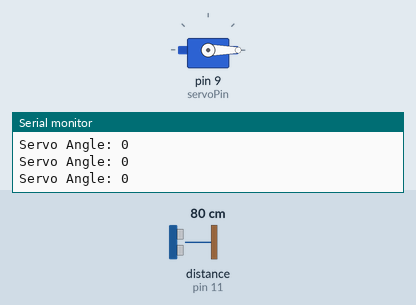
The sketch below on a simulated Arduino Uno, built with avr-gcc and run on an emulated ATmega328P. On the bench: servo, the last lines printed to the serial monitor. Inputs (shaded band) come from the test bench; at power-on: distance to the obstacle (sensor on pin 11) 80 cm. The echo pulse lasts 58.3 µs per cm.

Above: at 1.2 s.
1.3 s: distance to the obstacle (sensor on pin 11) set to 11 cm
4.3 s: distance to the obstacle (sensor on pin 11) set to 8 cm
At 6.1 s:
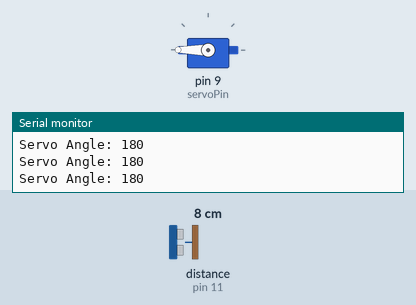
6.4 s: distance to the obstacle (sensor on pin 11) set to 18 cm
At 6.58 s:
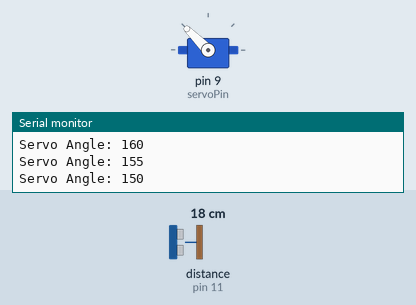
Timing chart, 0 to 9.4 s (numbered marks = the images above; inputs shaded):
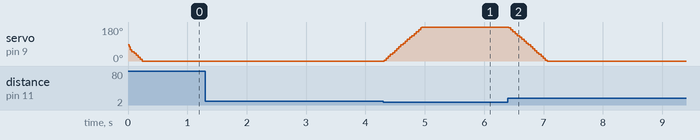

The sketch:

ultrasonicWithMotor.ino
```cpp
#include <Servo.h>
#include <NewPing.h>

#define maxDist 400

const int trigPin = 12;
const int echoPin = 11;
const int servoPin = 9;
const int thresh = 10;
int angle = 90;

NewPing sonar(trigPin, echoPin, maxDist);
Servo s;

void setup() {
  Serial.begin(9600);
  s.attach(servoPin);
  s.write(angle);
}

void loop() {
  int dist = sonar.ping_cm();
  if (dist > 0 && dist < thresh) {
    if (angle != 180) {
      angle += 5;
    }
  } else {
    if (angle != 0) {
      angle -= 5;
    }
  }
  s.write(angle);
  Serial.print("Servo Angle: ");
  Serial.println(angle);
}
```

Measured:
- the behaviour switches between 10 and 9 cm on distance to the obstacle (sensor on pin 11) (found by bisection; images 0 and 1)
- after the input at 4.3 s, servo on pin 9 (servoPin): moves from 0° to 180° over 0.63 s, starting at once
- after the input at 6.4 s, servo on pin 9 (servoPin): moves from 180° to 0° over 0.65 s, starting at once
